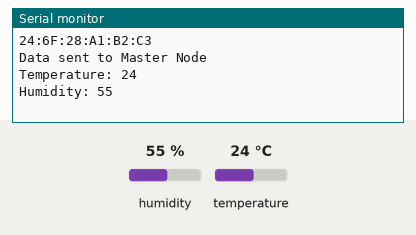
Recording of a sketch running on a simulated ESP32. On the bench: the last lines printed to the serial monitor. The test bench sets the inputs (shaded band); at power-on: humidity 55 %, temperature 24 °C.

Above: at 3.2 s.
3.3 s: humidity set to 22 %
At 8.2 s:
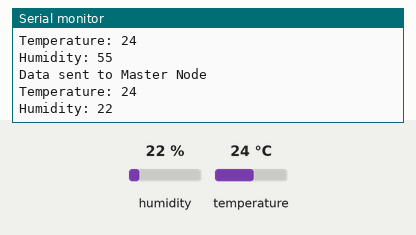
8.9 s: temperature set to 12 °C
At 12.9 s:
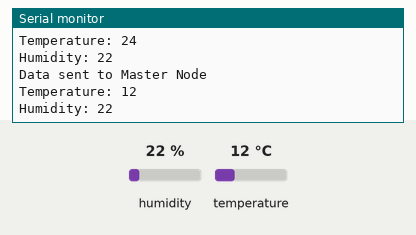
14.5 s: humidity set to 40 %
At 17.6 s:
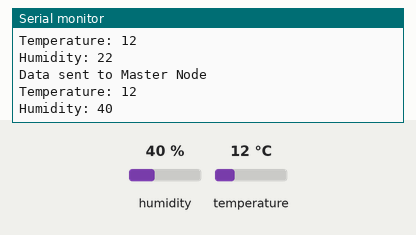
Timing chart, 0 to 19.1 s (numbered marks = the images above; inputs shaded):
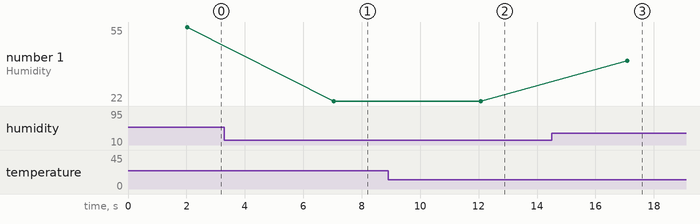

Measured:
- after the input at 3.3 s, the serial monitor: prints a new line after 3.7 s (image 1)
- after the input at 8.9 s, the serial monitor: prints a new line after 3.2 s (image 2)
- after the input at 14.5 s, the serial monitor: prints a new line after 2.6 s (image 3)
- plotted number 1: 55 → 22 after the input at 3.3 s, 22 → 40 after the input at 14.5 s

The sketch:

Node1.ino
```cpp
#include <esp_now.h>
#include <WiFi.h>
#include <DHT.h>

#define DHTPIN 5  // Connect DHT11 to TX2 (GPIO 17)
#define DHTTYPE DHT11

DHT dht(DHTPIN, DHTTYPE);

// Structure to hold sensor data
typedef struct struct_message {
  int id;
  int temperature;
  int humidity;
  int ldrValue;
} struct_message;

// Create a struct_message variable
struct_message sensorData;

// Define the MAC address of the Master Node
uint8_t masterNodeMAC[] = {};  // MAC address of the Master Node

void setup() {
  Serial.begin(115200);
  dht.begin();

  // Initialize WiFi in STA mode
  WiFi.mode(WIFI_STA);
  Serial.println(WiFi.macAddress());

  // Initialize ESP-NOW
  if (esp_now_init() != ESP_OK) {
    Serial.println("Error initializing ESP-NOW");
    return;
  }

  // Register peer
  esp_now_peer_info_t peerInfo;
  memcpy(peerInfo.peer_addr, masterNodeMAC, 6);
  peerInfo.channel = 0;
  peerInfo.encrypt = false;

  if (esp_now_add_peer(&peerInfo) != ESP_OK) {
    Serial.println("Failed to add peer");
    return;
  }

  delay(2000); // Allow sensor to stabilize
}

void sendData() {
  sensorData.id = 1;  // Set Node ID to 1 for DHT Node
  sensorData.temperature = dht.readTemperature();
  sensorData.humidity = dht.readHumidity();

  if (isnan(sensorData.temperature) || isnan(sensorData.humidity)) {
    Serial.println("Failed to read from DHT sensor!");
    return;
  }

  // Send data to the Master Node
  esp_now_send(masterNodeMAC, (uint8_t *) &sensorData, sizeof(sensorData));
  Serial.println("Data sent to Master Node");
}

void loop() {
  sendData();  // Send data every 1 seconds
  sensorData.temperature = dht.readTemperature();
  sensorData.humidity = dht.readHumidity();
  Serial.print("Temperature: ");
  Serial.println(sensorData.temperature);
  Serial.print("Humidity: ");
  Serial.println(sensorData.humidity);
  delay(5000);
}
```
